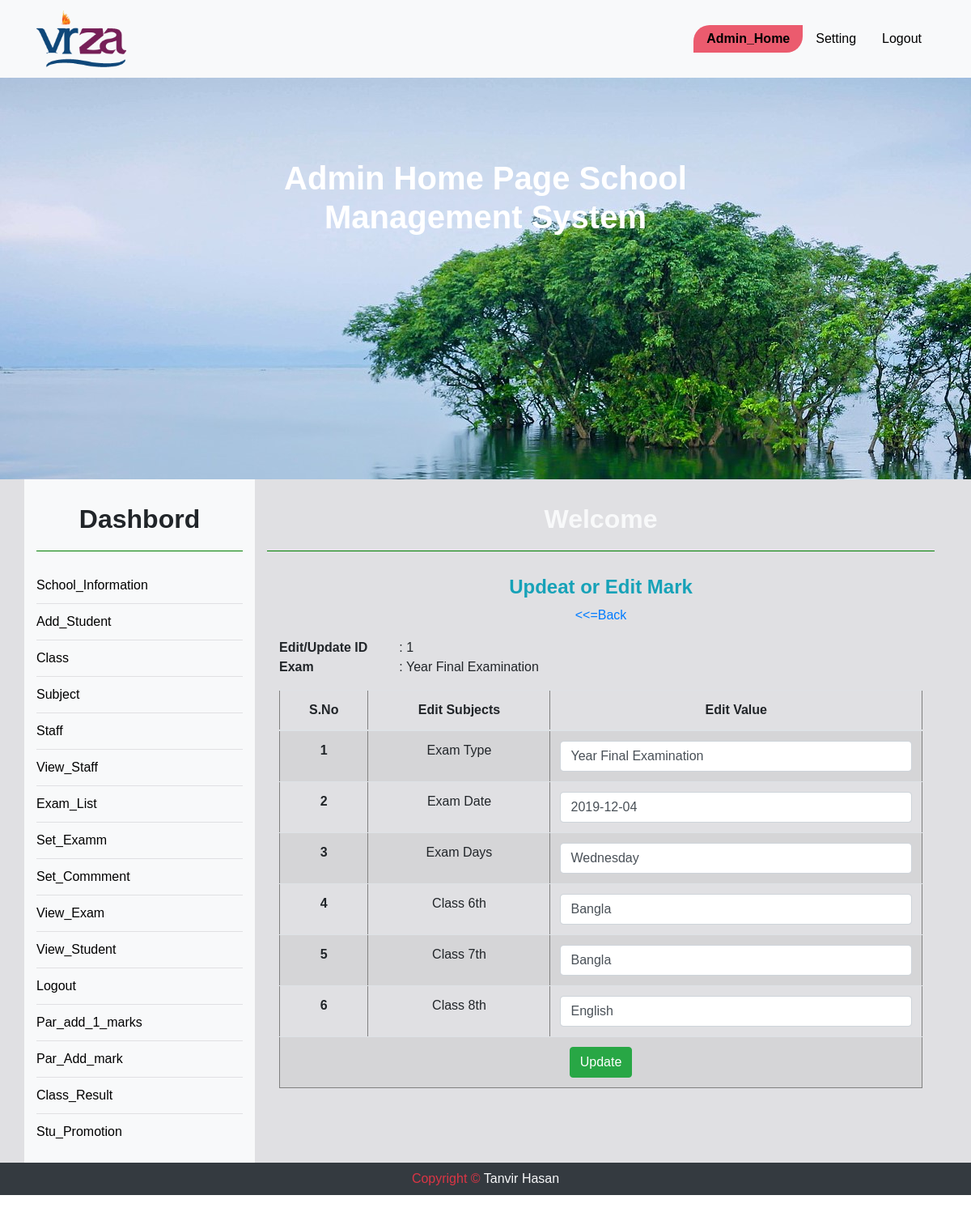
Page /exam_edit.php?editid=1 on the committed database.
### tables this page shows
CREATE TABLE `exam` (
  `EID` int(11) NOT NULL,
  `ETYPE` varchar(150) NOT NULL,
  `EDATE` varchar(150) NOT NULL,
  `DAY` varchar(100) NOT NULL,
  `6th` varchar(150) NOT NULL,
  `7th` varchar(150) NOT NULL,
  `8th` varchar(150) NOT NULL
);

### exam_edit.php (the view, shortened to what this page needs)
<?php
	include "database.php";
$editid = $_GET['editid'];
 ?>
<?php include "admin_header.php"; ?>
<div class="container_full  d_back " style ='margin-top: 0px;'>
	<div class="container text-center">
		<div class="row" id="vir">
	<?php include "sidebar.php"; ?>
			<div class="col-md-9">
				<h2 class="text-light">Welcome </h2>
				<div class="row">
					<div class="col-md-12 fix">
						<h4><b class="text-info">Updeat or Edit Mark</b></h4>
						<a href="view_class_result.php"> <<=Back </a>
						<div class="container">
							<?php
$query = "SELECT * FROM exam WHERE EID= '$editid' ";
$edit = $db->query($query);
while ($result = $edit->fetch_assoc()) {
 ?>
 <div class="row ">
    <div class="col-sm-6 text-left">
 		<table class="mt-3" style="width:100%">
		    <tbody>
		      <tr class=''>
		      	<th>Edit/Update ID</th>
		        <td >: <?php echo $result['EID'] ?></td>
		      </tr>
		      <tr>
		      	<th>Exam</th>
		        <td>: <?php echo $result['ETYPE'] ?></td>
		      </tr>
		     </tbody>
		 </table>
	</div>
    <div class="col-sm-6 text-right mt-3">
    </div>
</div>
							<table border="1px" class="mt-3 table table-striped">
								<thead>
								    <tr>
								      <th scope="col">S.No</th>
								      <th scope="col">Edit Subjects</th>
								      <th scope="col">Edit Value</th>
								    </tr>
							  </thead>
							  <tbody>
							  	<form enctype='multipart/form-data' role='form' method='post' action=' '>
								    <tr>
								      <th scope="row">1</th>
								      <td>Exam Type</td>
								      <td><input type="text" class="form-control" placeholder="Edit Exam Type" name="etyp" value="<?php echo $result['ETYPE'] ?>"></td>
								    </tr>
								    <tr>
								      <th scope="row">2</th>
								      <td>Exam Date</td>
								      <td><input type="text" class="form-control" placeholder="Edit Exam Date" name="edat" value="<?php echo $result['EDATE'] ?>"></td>
								    </tr>
								    <tr>
								      <th scope="row">3</th>
								      <td>Exam Days</td>
								      <td><input type="text" class="form-control" placeholder="Edit Exam Days" name="eday" value="<?php echo $result['DAY'] ?>"></td>
								    </tr>
								    <tr>
								      <th scope="row">4</th>
								      <td>Class 6th</td>
								      <td><input type="text" class="form-control" placeholder="Edit Exam Subject Class 6" name="6th" value="<?php echo $result['6th'] ?>"></td>
								    </tr>
								    <tr>
								      <th scope="row">5</th>
								      <td>Class 7th</td>
								      <td><input type="text" class="form-control" placeholder="Edit Exam Subject Class 7" name="7th" value="<?php echo $result['7th'] ?>"></td>
								    </tr>
								    <tr>
								      <th scope="row">6</th>
								      <td>Class 8th</td>
								      <td><input type="text" class="form-control" placeholder="Edit Exam Subject Class 8" name="8th" value="<?php echo $result['8th'] ?>"></td>
								    </tr>
								    <tr>
								    	<td colspan="4">
                          <input type="submit" class="from-control btn btn-success" id="" name="submit" value="Update">
                          </td>
                        </tr>
								</form>
							  </tbody>
							</table>
 <?php } ?>
						</div>
					</div>
				</div>
			</div>
		</div>
	</div>
</div>
<?php include "footer.php"; ?>

### style.css (style rules this page uses)
* { margin:0;padding:0; }
body { font-family: 'Source Sans Pro', sans-serif; -webkit-transition: all 0.5s ease; transition: all 0.5s ease; font-family:sans-serif; text-align: center; position: relative; }
a { text-decoration:none; }
.fix { overflow:hidden; }
.container_full { width:100%; }
.container { display:block; }
#vir h2 { font-weight: bold; padding-bottom:20px; margin:30px auto; border-bottom: 1px solid green; }
.d_back { background:#e0e0e3; }

### rows in the picture
exam: EID "1", ETYPE "Year Final Examination", etyp "Year Final Examination", edat "2019-12-04", eday "Wednesday", 6th "Bangla", 7th "Bangla", 8th "English"
